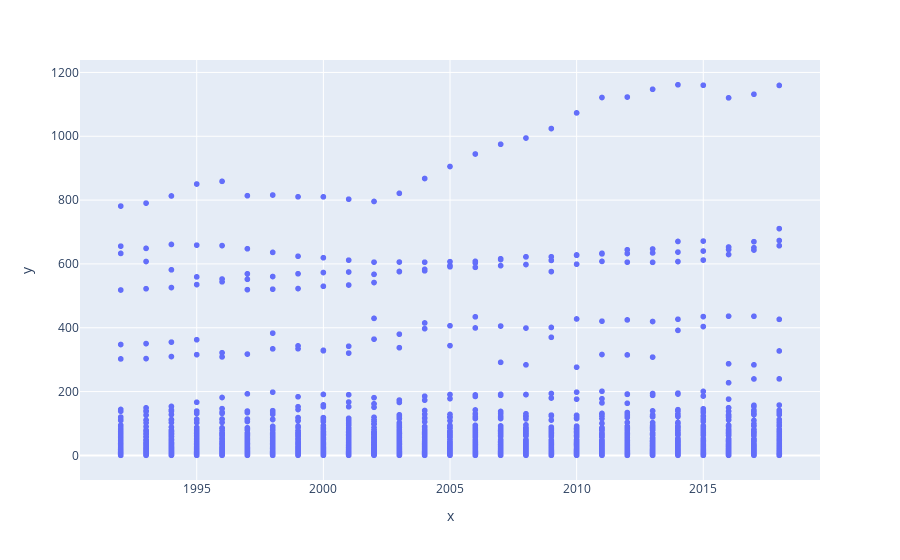

The notebook cell saved with this chart:
### Code cell
fig = px.scatter(x=df['Year'], y=df['Emissions.Production.CH4'])

fig.show()

### Figure 1 — Plotly figure (JSON) as saved in the notebook; plotly's stock layout.template omitted (floating-point values rounded to 4 significant figures; data arrays with more than 128 entries replaced by an {"elided": "..."} marker saying what was removed)
{"data": [{"hovertemplate": "x=%{x}<br>y=%{y}<extra></extra>", "legendgroup": "", "marker": {"color": "#636efa", "symbol": "circle"}, "mode": "markers", "name": "", "showlegend": false, "type": "scattergl", "x": {"elided": "2484 int values"}, "xaxis": "x", "y": {"elided": "2484 float values"}, "yaxis": "y"}], "layout": {"legend": {"tracegroupgap": 0}, "margin": {"t": 60}, "xaxis": {"anchor": "y", "domain": [0, 1], "title": {"text": "x"}}, "yaxis": {"anchor": "x", "domain": [0, 1], "title": {"text": "y"}}}}
